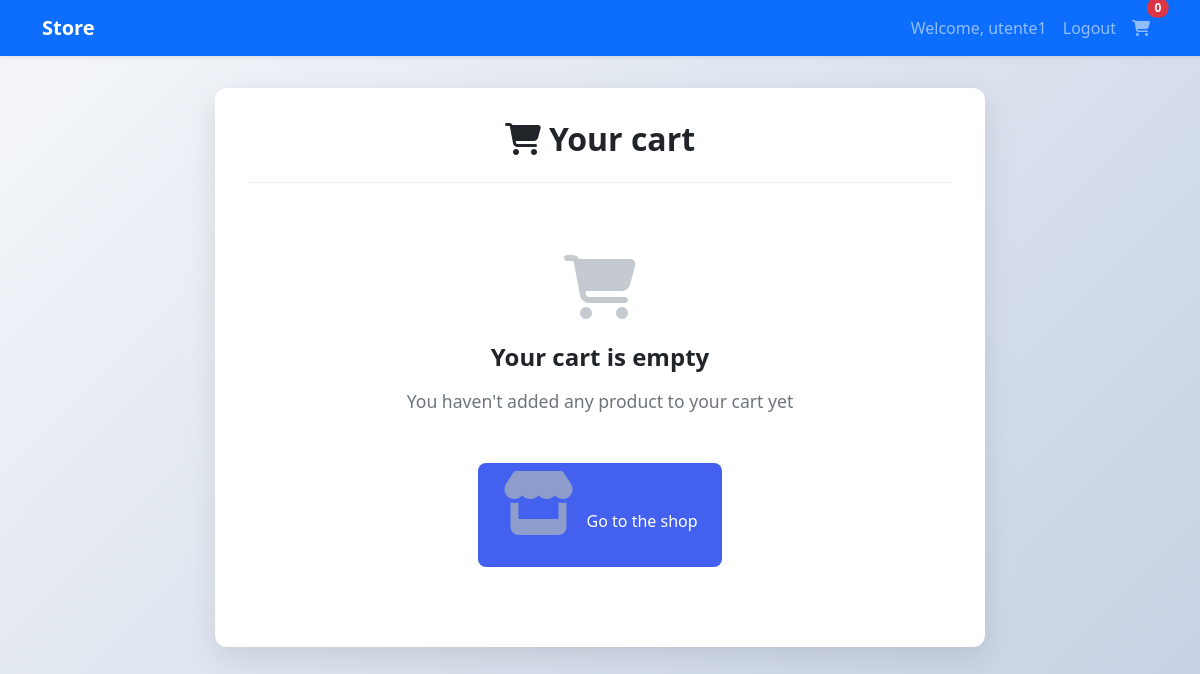
Before: /cart/ (signed in) with the older database file.
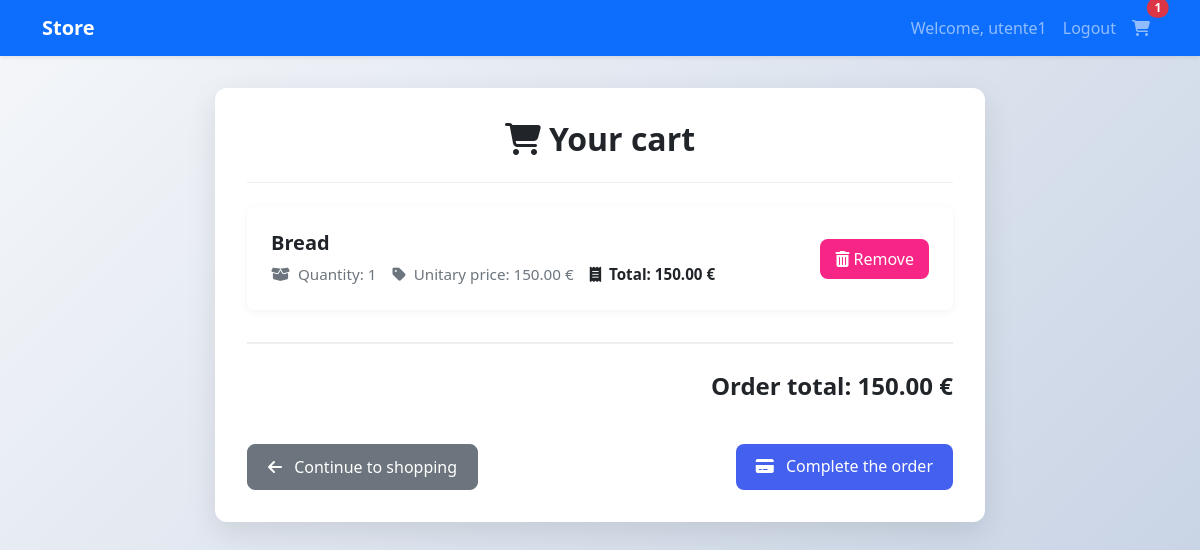
After: the same page with the newer database file.
### cart/models.py (models this page shows, shortened)
class CartItem(models.Model):
    user = models.ForeignKey(settings.AUTH_USER_MODEL, on_delete=models.CASCADE)
    product = models.ForeignKey(Product, on_delete=models.CASCADE)
    quantity = models.PositiveIntegerField(default=1)
    original_quantity_available = models.PositiveIntegerField()
    class Meta:
        unique_together = ('user', 'product')
    def get_total_price(self):
        return self.product.price * self.quantity

### store/models.py (models this page shows, shortened)
class Product(models.Model):
    name = models.CharField(max_length=100)
    description = models.TextField()
    price = models.DecimalField(max_digits=8, decimal_places=2)
    quantity_available = models.PositiveIntegerField(default=0)
    is_discounted = models.BooleanField(default=False)
    discounted_price = models.DecimalField(
        max_digits=8, decimal_places=2, null=True, blank=True
    )

### cart/views.py (the view)
# urls.py: path('', views.view_cart, name='view_cart'),
@login_required
def view_cart(request):
    cart_items = CartItem.objects.filter(user=request.user)
    total = 0
    for item in cart_items:
        price = item.product.discounted_price if item.product.is_discounted else item.product.price
        total += price * item.quantity
    cart_count = cart_items.aggregate(total=Sum('quantity'))['total'] or 0
    return render(request, "cart/cart.html", {
        'cart_items': cart_items,
        'total': total,
        'cart_count': cart_count  # Passa il conteggio al template
    })

### templates/cart/cart.html (shortened to what this page needs)
{% load static %}
<!DOCTYPE html>
<html lang="it">
<head>
  <link href="https://cdn.jsdelivr.net/npm/bootstrap@5.3.3/dist/css/bootstrap.min.css" rel="stylesheet">
  <link rel="stylesheet" href="https://cdnjs.cloudflare.com/ajax/libs/font-awesome/6.4.0/css/all.min.css">
</head>
<body>
<nav class="navbar navbar-expand-lg navbar-dark bg-primary shadow-sm">
  <div class="container">
    <a class="navbar-brand fw-bold" href="{% url 'home' %}">Store</a>
    <div class="collapse navbar-collapse" id="navbarNav">
      <ul class="navbar-nav ms-auto">
        {% if user.is_authenticated %}
          <li class="nav-item"><span class="nav-link">Welcome, {{ user.username }}</span></li>
          <li class="nav-item"><a class="nav-link" href="{% url 'logout' %}">Logout</a></li>
          <li class="nav-item">
            <a class="nav-link position-relative" href="{% url 'cart:view_cart' %}">
              <i class="fas fa-shopping-cart"></i>
              <span id="cart-count" class="position-absolute top-0 start-100 translate-middle badge rounded-pill bg-danger">
                {{ cart_count|default:0 }}
              </span>
            </a>
          </li>
        {% else %}
          <li class="nav-item"><a class="nav-link" href="{% url 'login' %}">Login</a></li>
          <li class="nav-item"><a class="nav-link" href="{% url 'register' %}">Register</a></li>
        {% endif %}
      </ul>
    </div>
  </div>
</nav>
<div class="cart-container">
  <div class="cart-card">
    <div class="cart-header">
      <h2><i class="fas fa-shopping-cart me-2"></i>Your cart</h2>
    </div>
    {% if cart_items %}
      <div class="cart-items">
        {% for item in cart_items %}
          <div class="cart-item">
            <div class="cart-item-details">
              <h5 class="cart-item-name">{{ item.product.name }}</h5>
              <div class="cart-item-meta">
                <span><i class="fas fa-box-open me-1"></i> Quantity: {{ item.quantity }}</span>
                {% if item.product.is_discounted and item.product.discounted_price %}
                  <span>
                    <i class="fas fa-tag me-1"></i> Unitary price:
                    <span class="text-danger fw-bold">{{ item.product.discounted_price }} €</span>
                    <span class="text-muted text-decoration-line-through ms-1 small">{{ item.product.price }} €</span>
                  </span>
                  <span class="cart-item-price">
                    <i class="fas fa-receipt me-1"></i> Total: {{ item.get_total_discounted_price|floatformat:2 }} €
                  </span>
                {% else %}
                  <span><i class="fas fa-tag me-1"></i> Unitary price: {{ item.product.price }} €</span>
                  <span class="cart-item-price"><i class="fas fa-receipt me-1"></i> Total: {{ item.get_total_price|floatformat:2 }} €</span>
                {% endif %}
              </div>
            </div>
            <a href="{% url 'cart:remove_from_cart' item.id %}" class="btn btn-danger">
              <i class="fas fa-trash-alt"></i> Remove
            </a>
          </div>
        {% endfor %}
      </div>
      <div class="cart-total">
        Order total: <strong>{{ total|floatformat:2 }} €</strong>
      </div>
      <div class="action-buttons">
        <a href="{% url 'home' %}" class="btn btn-secondary">
            <i class="fas fa-arrow-left me-2"></i> Continue to shopping
        </a>
        <a href="{% url 'orders:create_order' %}" class="btn btn-primary">
            <i class="fas fa-credit-card me-2"></i> Complete the order
        </a>
      </div>
    {% else %}
      <div class="empty-cart">
        <i class="fas fa-shopping-cart"></i>
        <h4>Your cart is empty</h4>
        <p>You haven't added any product to your cart yet</p>
        <a href="{% url 'home' %}" class="btn btn-primary mt-3 px-4 py-2">
          <i class="fas fa-store me-2"></i> Go to the shop
        </a>
      </div>
    {% endif %}
  </div>
</div>
</body>
</html>

Changed rows visible on the page:
added CartItem: product.name "Bread", quantity "1", product.price "150.00", get_total_price "150.00"
Other visible differences:
{{ cart_count|default:0 }}: "0" → "1"
{{ total|floatformat:2 }}: (not shown) → "150.00"
text no longer shown: "Your cart is empty You haven't added any product to your cart yet Go to the shop"
text now shown: "Order total: € Continue to shopping Complete the order"
